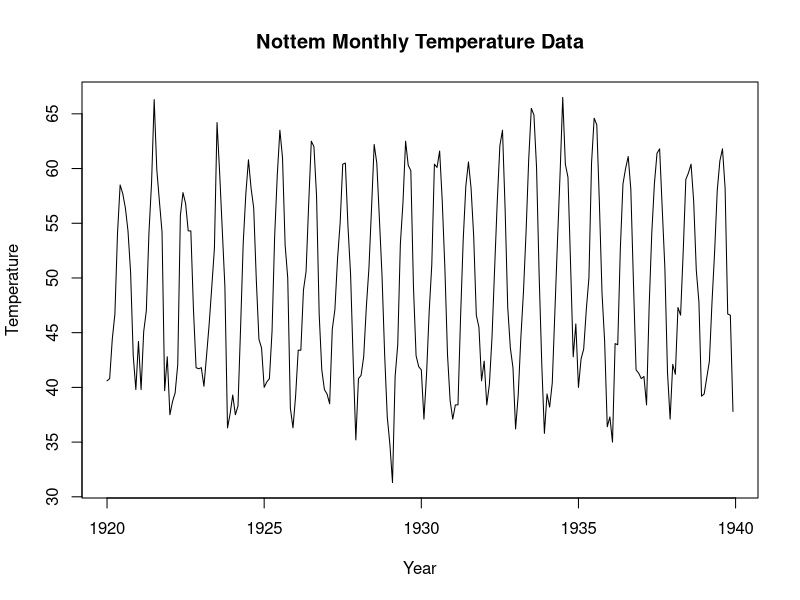
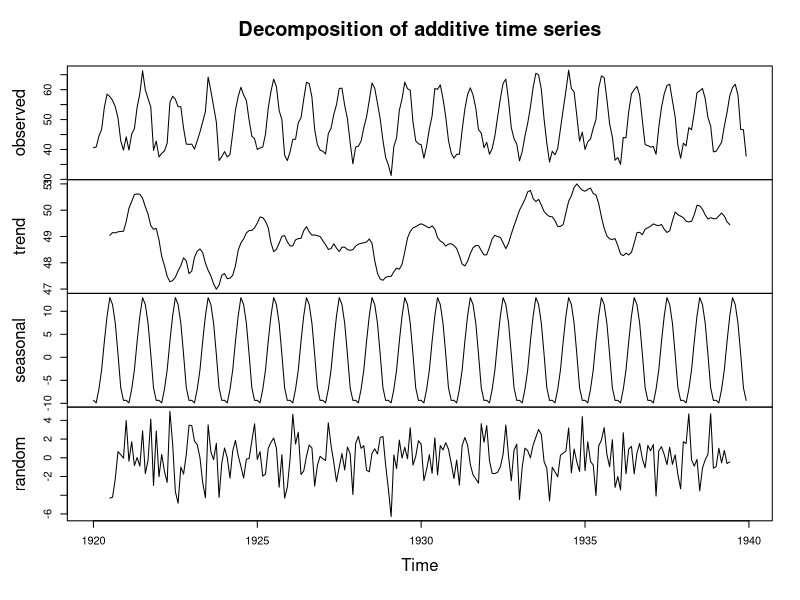
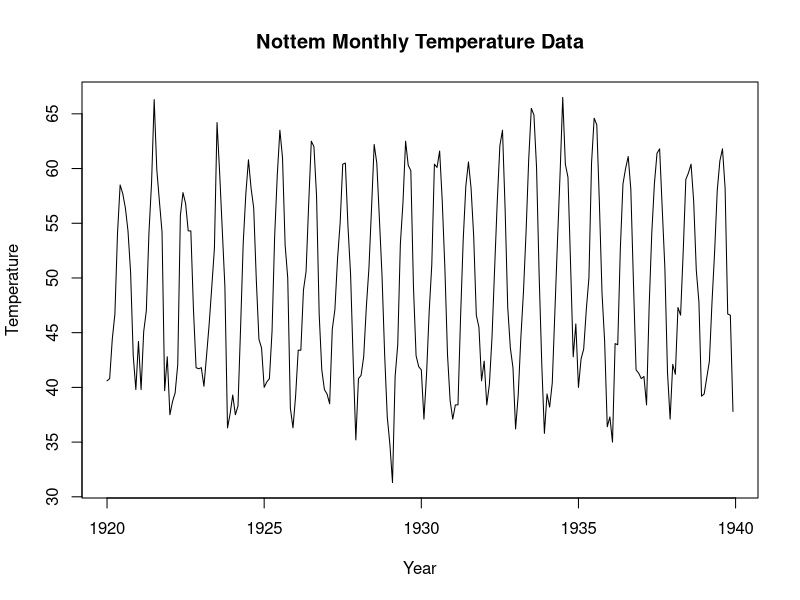
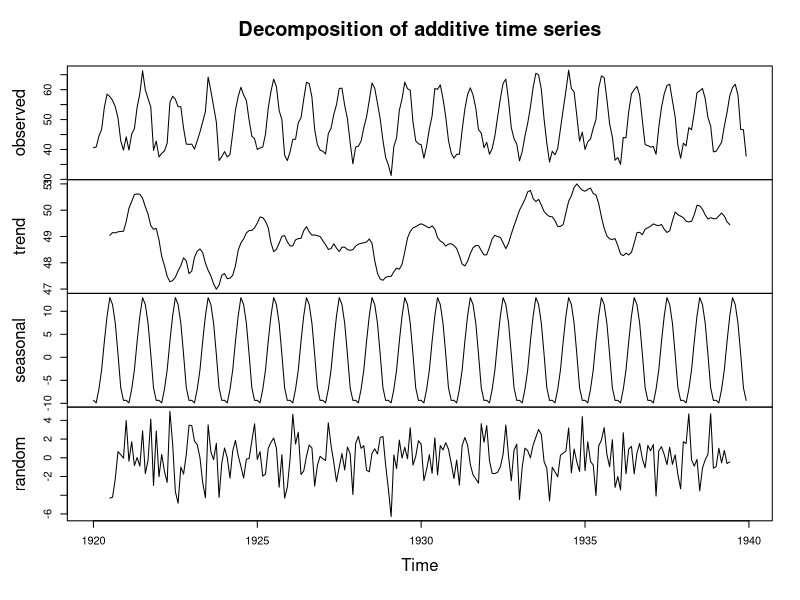

Write R code to recreate these figures, in order.
## ---- chunk 1
knitr::opts_chunk$set(echo = TRUE)
library(stats)
## ---- chunk 2
# Clear workspace
rm(list = ls())

# Load stats package
library(stats)

# Load nottem dataset
data(nottem)

# Convert to time series object
nottem_ts <- ts(nottem, start = c(1920, 1), frequency = 12)

# Plot original data
plot(nottem_ts,
     main = "Nottem Monthly Temperature Data",
     xlab = "Year",
     ylab = "Temperature")

# Decompose the time series
nottem_decomp <- decompose(nottem_ts)

# Plot decomposed components
plot(nottem_decomp)

# Display decomposition values
nottem_decomp
## ---- chunk 3
plot(nottem_ts,
     main = "Nottem Monthly Temperature Data",
     xlab = "Year",
     ylab = "Temperature")
## ---- chunk 4
plot(nottem_decomp)
## ---- chunk 5
nottem_decomp
